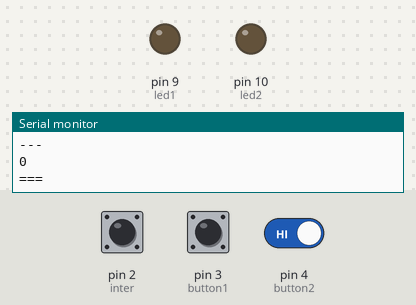
Simulated run of this sketch. Board: Arduino Uno, built with avr-gcc and run on an emulated ATmega328P. Parts: output pins drawn as LEDs (lit = HIGH), the last lines printed to the serial monitor. Inputs (shaded band) come from the test bench; at power-on: pin 2 (inter) HIGH, pin 4 (button2) HIGH, pin 3 (button1) HIGH.

Above: at 1.2 s.
1.3 s: pin 2 (inter) pulled LOW for 0.15 s
At 2.0 s:
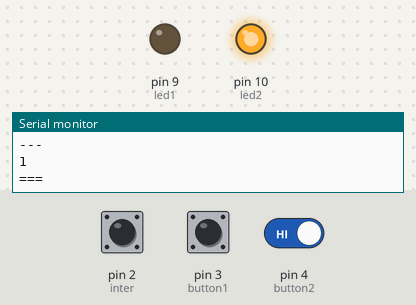
3.0 s: pin 2 (inter) driven LOW and pin 4 (button2) driven LOW
At 4.4 s:
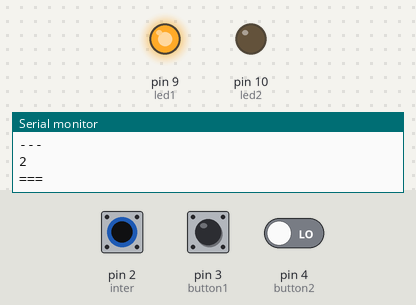
Timing chart, 0 to 6.0 s (numbered marks = the images above; inputs shaded):
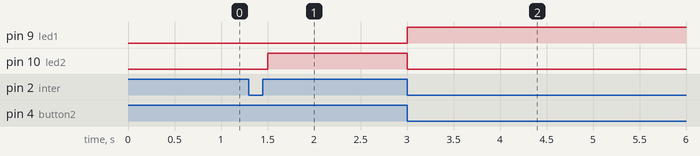

Measured:
- after the input at 1.3 s, pin 10 (led2): LOW → HIGH after 0.20 s
- after the input at 3.0 s, pin 9 (led1): LOW → HIGH at once; pin 10 (led2): HIGH → LOW at once

The sketch:

TP1-4_Button_interruption.ino
```cpp
#define inter 2
#define button1 3
#define button2 4
#define led1 9
#define led2 10

volatile unsigned long button_time = 0;
int debounce = 50;

volatile int trigger = 0;
int total = 0;
int inta = 0;
int intb = 0;

void setup() {
  // put your setup code here, to run once:
  initPins();
  Serial.begin(9600);
  attachInterrupt(0, detect, FALLING);
}

void loop() {
  // put your main code here, to run repeatedly:
  if (trigger != 0){
    total++;
    if (trigger == 1){
      inta++;
      digitalWrite(led1, HIGH);
      digitalWrite(led2, LOW);
    }
    if (trigger == 2){
      intb++;
      digitalWrite(led2, HIGH);
      digitalWrite(led1, LOW);
    }
    trigger = 0;
  }
  Serial.println(inta);
  Serial.println("-");
  Serial.println(intb);
  Serial.println("---");
  Serial.println(total);
  Serial.println("===");
  delay(500);
}

void detect(){
  if (digitalRead(button1) == 1){
    trigger = 1;
  }
  if (digitalRead(button2) == 1){
    trigger = 2;
  }
}

void initPins(){
  pinMode(button1, INPUT);
  pinMode(button2, INPUT);
  pinMode(inter, INPUT);
  pinMode(led1, OUTPUT);
  pinMode(led2, OUTPUT);
  digitalWrite(button1, HIGH);
  digitalWrite(button2, HIGH);
  digitalWrite(inter, HIGH);
  digitalWrite(led1, LOW);
  digitalWrite(led2, LOW);
}
```
